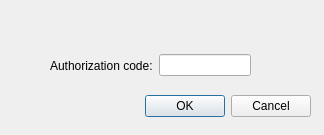
<?xml version="1.0" encoding="UTF-8"?>
<ui version="4.0">
 <class>Dialog</class>
 <widget class="QDialog" name="Dialog">
  <property name="geometry">
   <rect>
    <x>0</x>
    <y>0</y>
    <width>324</width>
    <height>135</height>
   </rect>
  </property>
  <property name="windowTitle">
   <string>Authorize</string>
  </property>
  <property name="modal">
   <bool>true</bool>
  </property>
  <widget class="QDialogButtonBox" name="buttonBox">
   <property name="geometry">
    <rect>
     <x>140</x>
     <y>90</y>
     <width>171</width>
     <height>32</height>
    </rect>
   </property>
   <property name="orientation">
    <enum>Qt::Horizontal</enum>
   </property>
   <property name="standardButtons">
    <set>QDialogButtonBox::Cancel|QDialogButtonBox::Ok</set>
   </property>
  </widget>
  <widget class="QLabel" name="label">
   <property name="geometry">
    <rect>
     <x>20</x>
     <y>10</y>
     <width>341</width>
     <height>31</height>
    </rect>
   </property>
   <property name="text">
    <string/>
   </property>
   <property name="openExternalLinks">
    <bool>true</bool>
   </property>
  </widget>
  <widget class="QWidget" name="hl">
   <property name="geometry">
    <rect>
     <x>50</x>
     <y>50</y>
     <width>201</width>
     <height>31</height>
    </rect>
   </property>
   <layout class="QHBoxLayout" name="horizontalLayout">
    <item>
     <widget class="QLabel" name="label_2">
      <property name="text">
       <string>Authorization code:</string>
      </property>
     </widget>
    </item>
    <item>
     <widget class="QLineEdit" name="lineEdit"/>
    </item>
   </layout>
  </widget>
 </widget>
 <resources/>
 <connections>
  <connection>
   <sender>buttonBox</sender>
   <signal>accepted()</signal>
   <receiver>Dialog</receiver>
   <slot>accept()</slot>
   <hints>
    <hint type="sourcelabel">
     <x>248</x>
     <y>254</y>
    </hint>
    <hint type="destinationlabel">
     <x>157</x>
     <y>274</y>
    </hint>
   </hints>
  </connection>
  <connection>
   <sender>buttonBox</sender>
   <signal>rejected()</signal>
   <receiver>Dialog</receiver>
   <slot>reject()</slot>
   <hints>
    <hint type="sourcelabel">
     <x>316</x>
     <y>260</y>
    </hint>
    <hint type="destinationlabel">
     <x>286</x>
     <y>274</y>
    </hint>
   </hints>
  </connection>
 </connections>
</ui>
